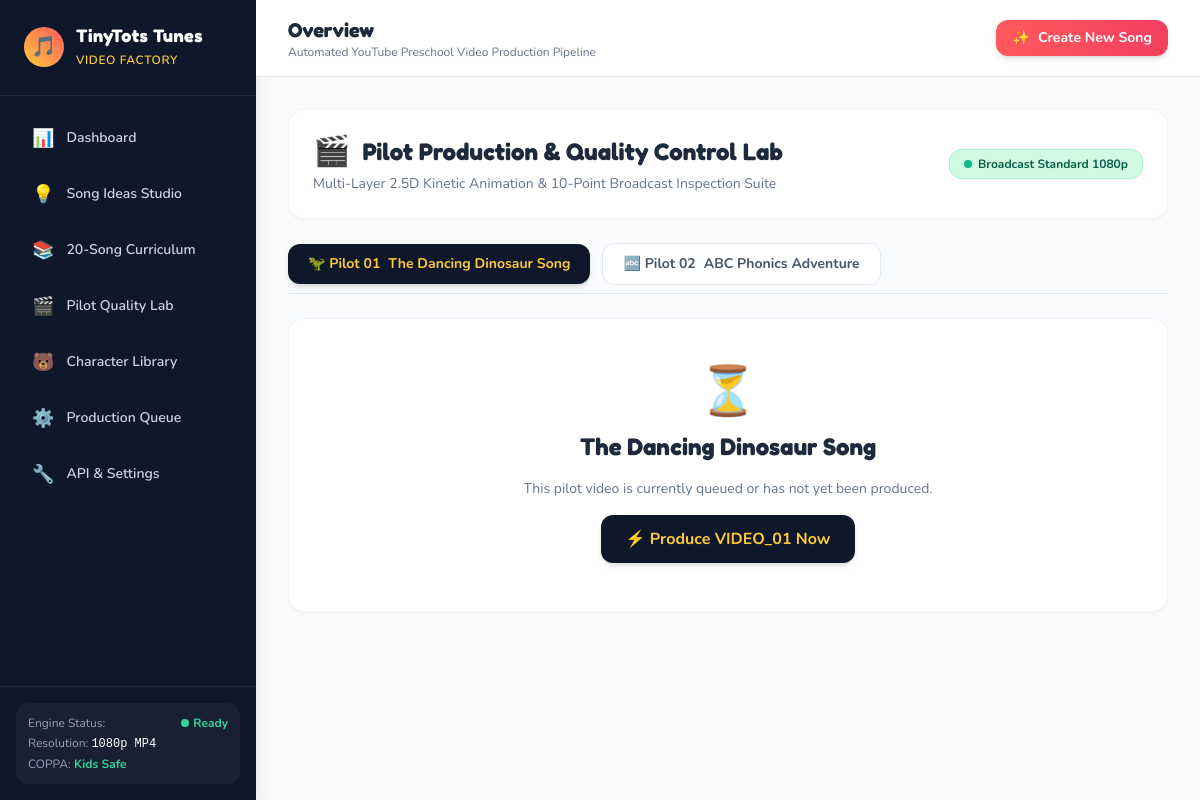
/pilots, run on the app's committed database.
### tables this page shows
CREATE TABLE characters (
                id TEXT PRIMARY KEY,
                name TEXT NOT NULL UNIQUE,
                species TEXT NOT NULL,
                color_palette_json TEXT,
                clothing TEXT,
                distinctive_features TEXT,
                personality TEXT,
                visual_prompt TEXT,
                reference_image_path TEXT,
                created_at TIMESTAMP DEFAULT CURRENT_TIMESTAMP
            );

### dashboard/app.py (the view)
@app.get("/pilots", response_class=HTMLResponse)
async def pilots_view(request: Request, active: Optional[str] = "video_01"):
    import json
    pilot_ids = ["video_01", "video_02"]
    pilot_list = []
    active_data = None
    for pid in pilot_ids:
        song_num = int(pid.replace("video_", ""))
        song_info = catalog_manager.get_song_by_number(song_num)
        v_path = config.BASE_DIR / "output" / pid / "final_video.mp4"
        r_path = config.BASE_DIR / "output" / pid / "production_report.json"
        l_path = config.BASE_DIR / "output" / pid / "lyrics.txt"
        ready = v_path.exists() and r_path.exists()
        report_data = {}
        lyrics_text = ""
        if ready:
            try:
                with open(r_path, "r", encoding="utf-8") as rf:
                    report_data = json.load(rf)
                with open(l_path, "r", encoding="utf-8") as lf:
                    lyrics_text = lf.read()
            except Exception:
                pass
        char = character_manager.get_character(song_info.get("lead_character_id")) if song_info else None
        p_item = {
            "id": pid,
            "number": song_num,
            "title": song_info["title"] if song_info else pid.upper(),
            "badge": "🦖 Pilot 01" if pid == "video_01" else "🔤 Pilot 02",
            "character": char.name if char else "Barnaby Bear",
            "ready": ready,
            "report": report_data,
            "lyrics": lyrics_text
        }
        pilot_list.append(p_item)
        if pid == active or (active_data is None and ready):
            active_data = p_item
    if not active_data:
        active_data = pilot_list[0]
    return templates.TemplateResponse(request=request, name="pilots.html", context={
        "pilots": pilot_list,
        "active_pilot": active_data
    })

### dashboard/templates/pilots.html (shortened to what this page needs)
{% extends "base.html" %}
{% block content %}
<div class="space-y-6">
    <div class="flex flex-col md:flex-row md:items-center justify-between gap-4 bg-white p-6 rounded-2xl shadow-sm border border-slate-100">
        <div>
            <div class="flex items-center space-x-3">
                <span class="text-3xl">🎬</span>
                <h1 class="text-2xl font-bold text-slate-800">Pilot Production & Quality Control Lab</h1>
            </div>
            <p class="text-sm text-slate-500 mt-1">Multi-Layer 2.5D Kinetic Animation & 10-Point Broadcast Inspection Suite</p>
        </div>
        <div class="flex items-center space-x-3">
            <span class="bg-emerald-100 text-emerald-800 border border-emerald-200 px-3.5 py-1.5 rounded-xl font-bold text-xs flex items-center space-x-1.5">
                <span class="w-2 h-2 rounded-full bg-emerald-500 animate-pulse"></span>
                <span>Broadcast Standard 1080p</span>
            </span>
        </div>
    </div>
    <div class="flex items-center space-x-3 border-b border-slate-200 pb-2">
        {% for p in pilots %}
        <a href="/pilots?active={{ p.id }}"
           class="px-5 py-2.5 rounded-xl font-bold text-sm transition flex items-center space-x-2
           {% if active_pilot.id == p.id %}bg-slate-900 text-brand-yellow shadow-md{% else %}bg-white text-slate-600 hover:bg-slate-100 border border-slate-200{% endif %}">
            <span>{{ p.badge }}</span>
            <span>{{ p.title }}</span>
        </a>
        {% endfor %}
    </div>
    {% if active_pilot.ready %}
    <div class="grid grid-cols-1 lg:grid-cols-3 gap-6">
        <div class="lg:col-span-2 space-y-6">
            <div class="bg-white rounded-2xl p-6 shadow-sm border border-slate-100 space-y-4">
                <div class="flex items-center justify-between">
                    <div>
                        <span class="bg-slate-900 text-brand-yellow font-mono text-xs px-2.5 py-1 rounded-lg font-bold">
                            {{ active_pilot.id.upper() }}
                        </span>
                        <h2 class="text-xl font-bold text-slate-900 mt-1">{{ active_pilot.title }}</h2>
                    </div>
                    <span class="bg-emerald-100 text-emerald-800 border border-emerald-200 px-3 py-1 rounded-full text-xs font-bold">
                        QC Score: {{ active_pilot.report.overall_score }}/100
                    </span>
                </div>
                <div class="rounded-2xl overflow-hidden bg-black shadow-inner border border-slate-800 aspect-video relative">
                    <video controls autoplay loop class="w-full h-full object-contain">
                        <source src="/output/{{ active_pilot.id }}/final_video.mp4" type="video/mp4">
                        Your browser does not support the video tag.
                    </video>
                </div>
                <div class="grid grid-cols-3 gap-3 text-center bg-slate-50 p-3 rounded-xl text-xs">
                    <div>
                        <span class="text-slate-400 block font-medium">Resolution</span>
                        <span class="font-bold text-slate-800">1920x1080 (30 FPS)</span>
                    </div>
                    <div>
                        <span class="text-slate-400 block font-medium">Duration</span>
                        <span class="font-bold text-slate-800">{{ "%.1f" % active_pilot.report.inspections['3_duration_compliance'].duration_sec }}s</span>
                    </div>
                    <div>
                        <span class="text-slate-400 block font-medium">Lead Character</span>
                        <span class="font-bold text-brand-500">{{ active_pilot.character }}</span>
                    </div>
                </div>
            </div>
            <div class="bg-white rounded-2xl p-6 shadow-sm border border-slate-100 space-y-3">
                <h3 class="font-bold text-base text-slate-800 flex items-center space-x-2">
                    <span>📝</span>
                    <span>Synchronized Sing-Along Lyrics</span>
                </h3>
                <div class="bg-slate-50 p-4 rounded-xl border border-slate-100 font-mono text-xs text-slate-700 whitespace-pre-line max-h-60 overflow-y-auto leading-relaxed">
                    {{ active_pilot.lyrics }}
                </div>
            </div>
        </div>
        <div class="space-y-6">
            <div class="bg-white rounded-2xl p-6 shadow-sm border border-slate-100 space-y-4">
                <div class="flex items-center justify-between pb-3 border-b border-slate-100">
                    <div>
                        <h3 class="font-bold text-base text-slate-800">10-Point QC Scorecard</h3>
                        <p class="text-xs text-slate-400">Automated Broadcast Standards Verification</p>
                    </div>
                    <div class="text-right">
                        <span class="text-2xl font-black text-emerald-600">{{ active_pilot.report.overall_score }}</span>
                        <span class="text-xs text-slate-400 block">/ 100</span>
                    </div>
                </div>
                <div class="space-y-2.5">
                    {% for key, val in active_pilot.report.inspections.items() %}
                    <div class="p-2.5 rounded-xl border {% if val.pass %}bg-emerald-50/60 border-emerald-100 text-emerald-950{% else %}bg-rose-50 border-rose-200 text-rose-950{% endif %} flex items-start space-x-2.5 text-xs">
                        <span class="font-bold text-sm {% if val.pass %}text-emerald-600{% else %}text-rose-600{% endif %}">
                            {% if val.pass %}✔{% else %}✖{% endif %}
                        </span>
                        <div class="flex-1">
                            <span class="font-bold block text-slate-800 capitalize">{{ key.replace('_', ' ') }}</span>
                            <span class="text-[11px] text-slate-600 leading-tight block">{{ val.details }}</span>
                        </div>
                    </div>
                    {% endfor %}
                </div>
            </div>
            <div class="bg-white rounded-2xl p-6 shadow-sm border border-slate-100 space-y-3">
                <h3 class="font-bold text-base text-slate-800 flex items-center space-x-2">
                    <span>🖼️</span>
                    <span>1280x720 YouTube Thumbnail</span>
                </h3>
                <div class="rounded-xl overflow-hidden border border-slate-200 shadow-sm aspect-video">
                    <img src="/output/{{ active_pilot.id }}/thumbnail.png" alt="Thumbnail" class="w-full h-full object-cover">
                </div>
            </div>
            <div class="bg-white rounded-2xl p-6 shadow-sm border border-slate-100 space-y-3">
                <h3 class="font-bold text-base text-slate-800 flex items-center space-x-2">
                    <span>📦</span>
                    <span>Deliverable Assets Package</span>
                </h3>
                <div class="space-y-2 text-xs">
                    <a href="/output/{{ active_pilot.id }}/final_video.mp4" download class="flex items-center justify-between p-2 rounded-lg bg-slate-50 hover:bg-slate-100 transition font-medium text-slate-700">
                        <span>📹 final_video.mp4</span>
                        <span class="text-brand-blue font-bold">Download</span>
                    </a>
                    <a href="/output/{{ active_pilot.id }}/thumbnail.png" download class="flex items-center justify-between p-2 rounded-lg bg-slate-50 hover:bg-slate-100 transition font-medium text-slate-700">
                        <span>🖼️ thumbnail.png</span>
                        <span class="text-brand-blue font-bold">Download</span>
                    </a>
                    <a href="/output/{{ active_pilot.id }}/subtitles.srt" download class="flex items-center justify-between p-2 rounded-lg bg-slate-50 hover:bg-slate-100 transition font-medium text-slate-700">
                        <span>📄 subtitles.srt</span>
                        <span class="text-brand-blue font-bold">Download</span>
                    </a>
                    <a href="/output/{{ active_pilot.id }}/lyrics.txt" download class="flex items-center justify-between p-2 rounded-lg bg-slate-50 hover:bg-slate-100 transition font-medium text-slate-700">
                        <span>📝 lyrics.txt</span>
                        <span class="text-brand-blue font-bold">Download</span>
                    </a>
                    <a href="/output/{{ active_pilot.id }}/storyboard.json" download class="flex items-center justify-between p-2 rounded-lg bg-slate-50 hover:bg-slate-100 transition font-medium text-slate-700">
                        <span>📋 storyboard.json</span>
                        <span class="text-brand-blue font-bold">Download</span>
                    </a>
                    <a href="/output/{{ active_pilot.id }}/metadata.json" download class="flex items-center justify-between p-2 rounded-lg bg-slate-50 hover:bg-slate-100 transition font-medium text-slate-700">
                        <span>🏷️ metadata.json</span>
                        <span class="text-brand-blue font-bold">Download</span>
                    </a>
                    <a href="/output/{{ active_pilot.id }}/production_report.json" download class="flex items-center justify-between p-2 rounded-lg bg-slate-50 hover:bg-slate-100 transition font-medium text-slate-700">
                        <span>📊 production_report.json</span>
                        <span class="text-brand-blue font-bold">Download</span>
                    </a>
                </div>
            </div>
        </div>
    </div>
    {% else %}
    <div class="bg-white rounded-2xl p-12 text-center shadow-sm border border-slate-100 space-y-4">
        <div class="text-5xl">⏳</div>
        <h2 class="text-2xl font-bold text-slate-800">{{ active_pilot.title }}</h2>
        <p class="text-sm text-slate-500 max-w-md mx-auto">This pilot video is currently queued or has not yet been produced.</p>
        <form action="/api/catalog/produce/{{ active_pilot.number }}" method="POST">
            <button type="submit" class="bg-slate-900 hover:bg-slate-800 text-brand-yellow font-bold px-6 py-3 rounded-xl shadow-md transition">
                ⚡ Produce {{ active_pilot.id.upper() }} Now
            </button>
        </form>
    </div>
    {% endif %}
</div>
{% endblock %}

### dashboard/templates/base.html (style rules this page uses)
body { font-family: 'Nunito', sans-serif; background-color: #f8fafc; }
h1, h2, h3, .font-heading { font-family: 'Fredoka', cursive, sans-serif; }

### data on the page
characters: badge "🦖 Pilot 01", title "The Dancing Dinosaur Song"
characters: badge "🔤 Pilot 02", title "ABC Phonics Adventure"

### other printed values
{{ active_pilot.title }} "The Dancing Dinosaur Song"
{{ active_pilot.id.upper() }} "VIDEO_01"
